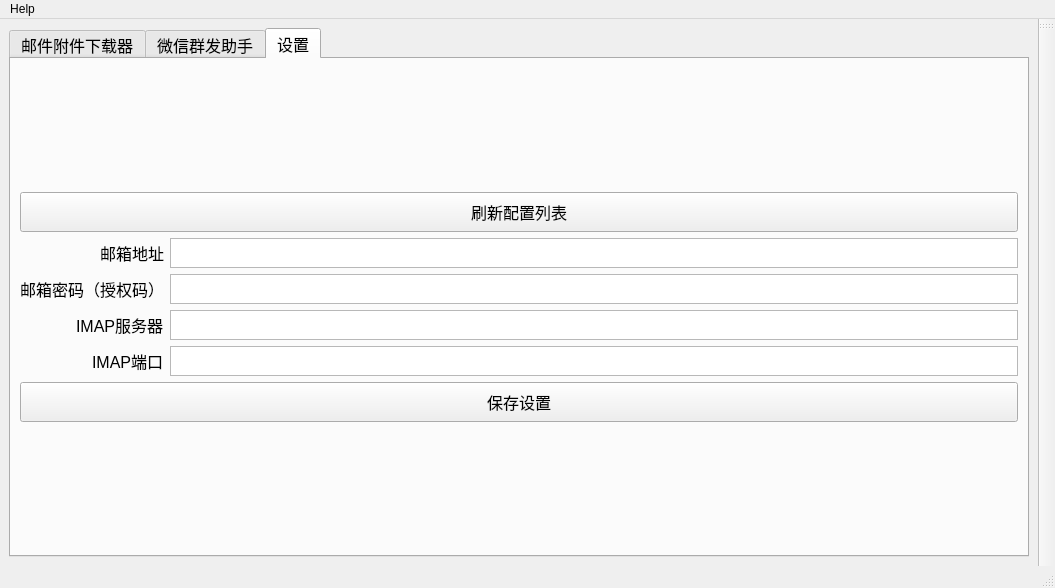
<?xml version="1.0" encoding="UTF-8"?>
<ui version="4.0">
 <class>MainWindow</class>
 <widget class="QMainWindow" name="MainWindow">
  <property name="enabled">
   <bool>true</bool>
  </property>
  <property name="geometry">
   <rect>
    <x>0</x>
    <y>0</y>
    <width>1055</width>
    <height>588</height>
   </rect>
  </property>
  <property name="minimumSize">
   <size>
    <width>800</width>
    <height>450</height>
   </size>
  </property>
  <property name="windowTitle">
   <string>MainWindow</string>
  </property>
  <widget class="QWidget" name="centralwidget">
   <layout class="QGridLayout" name="gridLayout_3">
    <item row="0" column="0">
     <layout class="QGridLayout" name="gridLayout_2">
      <item row="1" column="0">
       <widget class="QTabWidget" name="tabWidget">
        <property name="minimumSize">
         <size>
          <width>0</width>
          <height>0</height>
         </size>
        </property>
        <property name="font">
         <font>
          <pointsize>12</pointsize>
         </font>
        </property>
        <property name="currentIndex">
         <number>2</number>
        </property>
        <widget class="QWidget" name="tab">
         <attribute name="title">
          <string>邮件附件下载器</string>
         </attribute>
         <layout class="QHBoxLayout" name="horizontalLayout">
          <item>
           <layout class="QGridLayout" name="gridLayout">
            <item row="13" column="2">
             <widget class="QPushButton" name="exp_file_info_btn">
              <property name="minimumSize">
               <size>
                <width>0</width>
                <height>30</height>
               </size>
              </property>
              <property name="maximumSize">
               <size>
                <width>200</width>
                <height>16777215</height>
               </size>
              </property>
              <property name="font">
               <font>
                <pointsize>11</pointsize>
               </font>
              </property>
              <property name="text">
               <string>导出完成情况</string>
              </property>
             </widget>
            </item>
            <item row="1" column="1" colspan="2">
             <widget class="QLabel" name="conn_label">
              <property name="text">
               <string/>
              </property>
             </widget>
            </item>
            <item row="0" column="0" alignment="Qt::AlignRight">
             <widget class="QLabel" name="curr_mail_lbl">
              <property name="font">
               <font>
                <pointsize>11</pointsize>
               </font>
              </property>
              <property name="text">
               <string>当前邮箱</string>
              </property>
             </widget>
            </item>
            <item row="7" column="1" alignment="Qt::AlignRight">
             <widget class="QCheckBox" name="multi_files_mode_check">
              <property name="whatsThis">
               <string extracomment="勾选后，每封邮件单独建立一个文件夹"/>
              </property>
              <property name="text">
               <string>多附件模式</string>
              </property>
             </widget>
            </item>
            <item row="4" column="0">
             <widget class="QCheckBox" name="end_time_check">
              <property name="font">
               <font>
                <pointsize>11</pointsize>
               </font>
              </property>
              <property name="text">
               <string>限定结束时间</string>
              </property>
              <property name="checked">
               <bool>true</bool>
              </property>
             </widget>
            </item>
            <item row="2" column="0" alignment="Qt::AlignRight">
             <widget class="QLabel" name="rcv_mail_kwd_lbl">
              <property name="font">
               <font>
                <pointsize>11</pointsize>
               </font>
              </property>
              <property name="text">
               <string>收件关键词</string>
              </property>
             </widget>
            </item>
            <item row="3" column="1" colspan="2">
             <widget class="QDateTimeEdit" name="start_time_set">
              <property name="minimumSize">
               <size>
                <width>0</width>
                <height>30</height>
               </size>
              </property>
              <property name="maximumSize">
               <size>
                <width>16777215</width>
                <height>16777215</height>
               </size>
              </property>
              <property name="font">
               <font>
                <pointsize>10</pointsize>
               </font>
              </property>
              <property name="dateTime">
               <datetime>
                <hour>0</hour>
                <minute>0</minute>
                <second>0</second>
                <year>2022</year>
                <month>9</month>
                <day>3</day>
               </datetime>
              </property>
              <property name="minimumDateTime">
               <datetime>
                <hour>0</hour>
                <minute>0</minute>
                <second>0</second>
                <year>2010</year>
                <month>1</month>
                <day>1</day>
               </datetime>
              </property>
              <property name="minimumDate">
               <date>
                <year>2010</year>
                <month>1</month>
                <day>1</day>
               </date>
              </property>
              <property name="currentSection">
               <enum>QDateTimeEdit::YearSection</enum>
              </property>
              <property name="displayFormat">
               <string>yyyy年M月d日 H:mm</string>
              </property>
              <property name="calendarPopup">
               <bool>true</bool>
              </property>
             </widget>
            </item>
            <item row="3" column="0">
             <widget class="QCheckBox" name="start_time_check">
              <property name="font">
               <font>
                <pointsize>11</pointsize>
               </font>
              </property>
              <property name="text">
               <string>限定起始时间</string>
              </property>
              <property name="checked">
               <bool>true</bool>
              </property>
             </widget>
            </item>
            <item row="13" column="0">
             <widget class="QPushButton" name="import_teamer_btn">
              <property name="minimumSize">
               <size>
                <width>0</width>
                <height>30</height>
               </size>
              </property>
              <property name="font">
               <font>
                <pointsize>11</pointsize>
               </font>
              </property>
              <property name="text">
               <string>导入成员名单</string>
              </property>
             </widget>
            </item>
            <item row="0" column="3" rowspan="8">
             <widget class="QTableWidget" name="mail_list_table">
              <property name="font">
               <font>
                <pointsize>10</pointsize>
               </font>
              </property>
              <property name="sortingEnabled">
               <bool>true</bool>
              </property>
              <property name="rowCount">
               <number>0</number>
              </property>
              <property name="columnCount">
               <number>0</number>
              </property>
             </widget>
            </item>
            <item row="13" column="1">
             <widget class="QTextBrowser" name="teamer_file_info">
              <property name="maximumSize">
               <size>
                <width>200</width>
                <height>30</height>
               </size>
              </property>
              <property name="font">
               <font>
                <pointsize>9</pointsize>
               </font>
              </property>
             </widget>
            </item>
            <item row="2" column="1" colspan="2">
             <widget class="QLineEdit" name="rcv_kwd_edit">
              <property name="minimumSize">
               <size>
                <width>0</width>
                <height>30</height>
               </size>
              </property>
             </widget>
            </item>
            <item row="4" column="1" colspan="2">
             <widget class="QDateTimeEdit" name="end_time_set">
              <property name="minimumSize">
               <size>
                <width>0</width>
                <height>30</height>
               </size>
              </property>
              <property name="maximumSize">
               <size>
                <width>16777215</width>
                <height>16777215</height>
               </size>
              </property>
              <property name="font">
               <font>
                <pointsize>10</pointsize>
               </font>
              </property>
              <property name="dateTime">
               <datetime>
                <hour>0</hour>
                <minute>0</minute>
                <second>0</second>
                <year>2022</year>
                <month>9</month>
                <day>10</day>
               </datetime>
              </property>
              <property name="minimumDate">
               <date>
                <year>2010</year>
                <month>1</month>
                <day>1</day>
               </date>
              </property>
              <property name="displayFormat">
               <string>yyyy年M月d日 H:mm</string>
              </property>
              <property name="calendarPopup">
               <bool>true</bool>
              </property>
             </widget>
            </item>
            <item row="0" column="1" colspan="2">
             <widget class="QTextBrowser" name="curr_mail_add_info">
              <property name="maximumSize">
               <size>
                <width>16777215</width>
                <height>30</height>
               </size>
              </property>
              <property name="font">
               <font>
                <pointsize>10</pointsize>
               </font>
              </property>
              <property name="markdown">
               <string>未连接

</string>
              </property>
              <property name="html">
               <string>&lt;!DOCTYPE HTML PUBLIC &quot;-//W3C//DTD HTML 4.0//EN&quot; &quot;http://www.w3.org/TR/REC-html40/strict.dtd&quot;&gt;
&lt;html&gt;&lt;head&gt;&lt;meta name=&quot;qrichtext&quot; content=&quot;1&quot; /&gt;&lt;style type=&quot;text/css&quot;&gt;
p, li { white-space: pre-wrap; }
&lt;/style&gt;&lt;/head&gt;&lt;body style=&quot; font-family:'SimSun'; font-size:10pt; font-weight:400; font-style:normal;&quot;&gt;
&lt;p style=&quot; margin-top:0px; margin-bottom:0px; margin-left:0px; margin-right:0px; -qt-block-indent:0; text-indent:0px;&quot;&gt;未连接&lt;/p&gt;&lt;/body&gt;&lt;/html&gt;</string>
              </property>
             </widget>
            </item>
            <item row="1" column="0">
             <widget class="QPushButton" name="import_config_btn">
              <property name="minimumSize">
               <size>
                <width>0</width>
                <height>30</height>
               </size>
              </property>
              <property name="maximumSize">
               <size>
                <width>200</width>
                <height>16777215</height>
               </size>
              </property>
              <property name="font">
               <font>
                <pointsize>11</pointsize>
               </font>
              </property>
              <property name="text">
               <string>连接邮箱</string>
              </property>
             </widget>
            </item>
            <item row="13" column="3">
             <widget class="QPushButton" name="push2wxMsgSender_btn">
              <property name="minimumSize">
               <size>
                <width>0</width>
                <height>30</height>
               </size>
              </property>
              <property name="font">
               <font>
                <pointsize>11</pointsize>
               </font>
              </property>
              <property name="text">
               <string>推送收件情况到微信群发助手</string>
              </property>
             </widget>
            </item>
            <item row="5" column="0">
             <widget class="QLabel" name="chk_label">
              <property name="text">
               <string/>
              </property>
             </widget>
            </item>
            <item row="6" column="0">
             <widget class="QLabel" name="save_file_path_label">
              <property name="minimumSize">
               <size>
                <width>0</width>
                <height>30</height>
               </size>
              </property>
              <property name="font">
               <font>
                <pointsize>11</pointsize>
               </font>
              </property>
              <property name="text">
               <string>文件保存位置</string>
              </property>
             </widget>
            </item>
            <item row="6" column="1">
             <widget class="QTextBrowser" name="save_file_path_info">
              <property name="maximumSize">
               <size>
                <width>200</width>
                <height>30</height>
               </size>
              </property>
              <property name="font">
               <font>
                <pointsize>9</pointsize>
               </font>
              </property>
             </widget>
            </item>
            <item row="6" column="2">
             <widget class="QPushButton" name="save_file_path_btn">
              <property name="minimumSize">
               <size>
                <width>0</width>
                <height>30</height>
               </size>
              </property>
              <property name="font">
               <font>
                <pointsize>11</pointsize>
               </font>
              </property>
              <property name="text">
               <string>修改</string>
              </property>
             </widget>
            </item>
            <item row="5" column="1" colspan="2">
             <widget class="QPushButton" name="rcv_mail_btn">
              <property name="enabled">
               <bool>true</bool>
              </property>
              <property name="minimumSize">
               <size>
                <width>0</width>
                <height>30</height>
               </size>
              </property>
              <property name="maximumSize">
               <size>
                <width>16777215</width>
                <height>30</height>
               </size>
              </property>
              <property name="font">
               <font>
                <pointsize>11</pointsize>
               </font>
              </property>
              <property name="text">
               <string>读取邮件列表</string>
              </property>
             </widget>
            </item>
            <item row="7" column="2">
             <widget class="QPushButton" name="down_file_btn">
              <property name="minimumSize">
               <size>
                <width>0</width>
                <height>30</height>
               </size>
              </property>
              <property name="font">
               <font>
                <pointsize>11</pointsize>
               </font>
              </property>
              <property name="text">
               <string>保存附件</string>
              </property>
             </widget>
            </item>
            <item row="7" column="0">
             <widget class="QPushButton" name="open_dir_btn">
              <property name="minimumSize">
               <size>
                <width>0</width>
                <height>30</height>
               </size>
              </property>
              <property name="font">
               <font>
                <pointsize>11</pointsize>
               </font>
              </property>
              <property name="text">
               <string>打开文件目录</string>
              </property>
             </widget>
            </item>
           </layout>
          </item>
         </layout>
        </widget>
        <widget class="QWidget" name="tab_2">
         <attribute name="title">
          <string>微信群发助手</string>
         </attribute>
         <layout class="QVBoxLayout" name="verticalLayout">
          <item>
           <layout class="QGridLayout" name="gridLayout_4">
            <item row="0" column="3" rowspan="3">
             <widget class="QTableWidget" name="receiver_list_table">
              <property name="minimumSize">
               <size>
                <width>300</width>
                <height>0</height>
               </size>
              </property>
             </widget>
            </item>
            <item row="2" column="1">
             <widget class="QTextBrowser" name="receive_file_info">
              <property name="maximumSize">
               <size>
                <width>300</width>
                <height>30</height>
               </size>
              </property>
             </widget>
            </item>
            <item row="3" column="0" colspan="4">
             <widget class="QPushButton" name="send_msg_btn">
              <property name="minimumSize">
               <size>
                <width>0</width>
                <height>40</height>
               </size>
              </property>
              <property name="font">
               <font>
                <pointsize>12</pointsize>
               </font>
              </property>
              <property name="text">
               <string>发送消息（发送过程中不要操作电脑）</string>
              </property>
             </widget>
            </item>
            <item row="2" column="0">
             <widget class="QPushButton" name="import_receiver_btn">
              <property name="minimumSize">
               <size>
                <width>120</width>
                <height>30</height>
               </size>
              </property>
              <property name="text">
               <string>导入收件人名单</string>
              </property>
             </widget>
            </item>
            <item row="2" column="2">
             <widget class="QPushButton" name="match_wxFriend_btn">
              <property name="minimumSize">
               <size>
                <width>110</width>
                <height>30</height>
               </size>
              </property>
              <property name="text">
               <string>匹配微信好友</string>
              </property>
             </widget>
            </item>
            <item row="1" column="0" colspan="3">
             <widget class="QTextEdit" name="send_text_edit"/>
            </item>
            <item row="0" column="0" colspan="3">
             <widget class="QPushButton" name="test_wx_btn">
              <property name="minimumSize">
               <size>
                <width>0</width>
                <height>30</height>
               </size>
              </property>
              <property name="font">
               <font>
                <pointsize>11</pointsize>
               </font>
              </property>
              <property name="text">
               <string>测试微信连接（向文件传输助手发送数字1）</string>
              </property>
             </widget>
            </item>
           </layout>
          </item>
         </layout>
        </widget>
        <widget class="QWidget" name="tab_3">
         <attribute name="title">
          <string>设置</string>
         </attribute>
         <layout class="QVBoxLayout" name="verticalLayout_2">
          <item>
           <layout class="QGridLayout" name="gridLayout_5">
            <item row="0" column="0" colspan="2">
             <widget class="QPushButton" name="refresh_config_btn">
              <property name="minimumSize">
               <size>
                <width>0</width>
                <height>40</height>
               </size>
              </property>
              <property name="text">
               <string>刷新配置列表</string>
              </property>
             </widget>
            </item>
            <item row="3" column="0" alignment="Qt::AlignRight">
             <widget class="QLabel" name="server_label">
              <property name="text">
               <string>IMAP服务器</string>
              </property>
             </widget>
            </item>
            <item row="5" column="0" colspan="2">
             <widget class="QPushButton" name="save_config_btn">
              <property name="minimumSize">
               <size>
                <width>0</width>
                <height>40</height>
               </size>
              </property>
              <property name="text">
               <string>保存设置</string>
              </property>
             </widget>
            </item>
            <item row="1" column="0" alignment="Qt::AlignRight">
             <widget class="QLabel" name="mail_add_label">
              <property name="text">
               <string>邮箱地址</string>
              </property>
             </widget>
            </item>
            <item row="4" column="0" alignment="Qt::AlignRight">
             <widget class="QLabel" name="port_label">
              <property name="text">
               <string>IMAP端口</string>
              </property>
             </widget>
            </item>
            <item row="2" column="0" alignment="Qt::AlignRight">
             <widget class="QLabel" name="mail_pwd_label">
              <property name="text">
               <string>邮箱密码（授权码）</string>
              </property>
             </widget>
            </item>
            <item row="1" column="1">
             <widget class="QTextEdit" name="mail_add_edit">
              <property name="maximumSize">
               <size>
                <width>16777215</width>
                <height>30</height>
               </size>
              </property>
             </widget>
            </item>
            <item row="2" column="1">
             <widget class="QTextEdit" name="mail_pwd_edit">
              <property name="maximumSize">
               <size>
                <width>16777215</width>
                <height>30</height>
               </size>
              </property>
             </widget>
            </item>
            <item row="3" column="1">
             <widget class="QTextEdit" name="server_edit">
              <property name="maximumSize">
               <size>
                <width>16777215</width>
                <height>30</height>
               </size>
              </property>
             </widget>
            </item>
            <item row="4" column="1">
             <widget class="QTextEdit" name="port_edit">
              <property name="maximumSize">
               <size>
                <width>16777215</width>
                <height>30</height>
               </size>
              </property>
             </widget>
            </item>
           </layout>
          </item>
         </layout>
        </widget>
       </widget>
      </item>
     </layout>
    </item>
   </layout>
  </widget>
  <widget class="QMenuBar" name="menubar">
   <property name="geometry">
    <rect>
     <x>0</x>
     <y>0</y>
     <width>1055</width>
     <height>23</height>
    </rect>
   </property>
   <widget class="QMenu" name="menuHelp">
    <property name="title">
     <string>Help</string>
    </property>
    <addaction name="actionLogs"/>
    <addaction name="separator"/>
    <addaction name="actionAbout_2"/>
   </widget>
   <addaction name="menuHelp"/>
  </widget>
  <widget class="QStatusBar" name="statusbar"/>
  <widget class="QToolBar" name="toolBar">
   <property name="windowTitle">
    <string>toolBar</string>
   </property>
   <attribute name="toolBarArea">
    <enum>RightToolBarArea</enum>
   </attribute>
   <attribute name="toolBarBreak">
    <bool>false</bool>
   </attribute>
  </widget>
  <action name="action123">
   <property name="text">
    <string>WechatMsgSender</string>
   </property>
  </action>
  <action name="actionAbout">
   <property name="text">
    <string>About</string>
   </property>
  </action>
  <action name="actionToAuthor">
   <property name="text">
    <string>ToAuthor</string>
   </property>
  </action>
  <action name="actionClose">
   <property name="text">
    <string>Close</string>
   </property>
  </action>
  <action name="actionAbout_2">
   <property name="text">
    <string>About</string>
   </property>
  </action>
  <action name="actionLogs">
   <property name="text">
    <string>Logs</string>
   </property>
  </action>
 </widget>
 <resources/>
 <connections/>
</ui>
